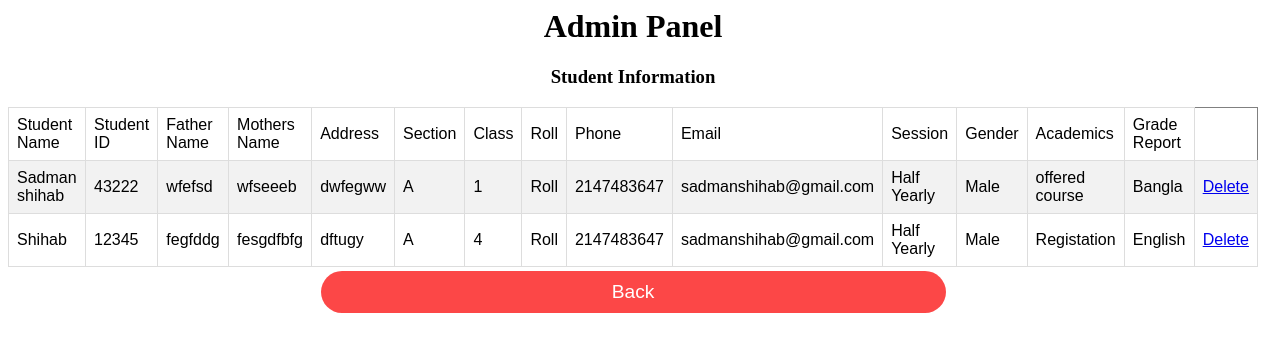
The app's page /admin.php (signed in) with its own data.
### tables this page shows
CREATE TABLE `student` (
  `ID` int(200) NOT NULL,
  `Student_Name` varchar(200) NOT NULL,
  `Student_ID` varchar(20) NOT NULL,
  `Father_Name` varchar(200) NOT NULL,
  `Mother_Name` varchar(200) NOT NULL,
  `Address` varchar(200) NOT NULL,
  `Section` varchar(5) NOT NULL,
  `Class` varchar(5) NOT NULL,
  `Roll` varchar(100) NOT NULL,
  `Phone` int(20) NOT NULL,
  `Email` varchar(100) NOT NULL,
  `Session` varchar(100) NOT NULL,
  `Gender` varchar(100) NOT NULL,
  `Academic` varchar(100) NOT NULL,
  `Grade_report` varchar(100) NOT NULL
);

### DB_connection.php (called while the page is built, shortened)
<?php
class DBconfig{
	private $_host="localhost";
	private $_username="root";
	private $_password="";
	private $_database="schoolmanagementsystem";
	protected $connection;
	public function __construct(){
		if(!isset($this->connection)){
			$this->connection=new mysqli($this->_host,$this->_username,$this->_password,$this->_database);
		}
		return $this->connection;
	}
}
?>

### crud.php (called while the page is built, shortened)
<?php
include_once 'DB_connection.php';
class crud extends DBconfig {
    public function getData($query){
        $result = $this->connection->query($query);
        $rows = array();
        while ($row = $result->fetch_assoc()){
            $rows[] = $row;
        }
        return $rows;
    }
}
?>

### admin.php (the view, shortened to what this page needs)
<center><h1><b>Admin Panel</b></h1></center>
<center><h3><b>Student Information</b></h3></center>
         <?php
include_once 'Crud.php';
$crud = new Crud();
$query = "Select * from student order by id DESC";
$result = $crud->getData($query);
?>
<center><table border="1" class="table">
<b><tr>
<td>Student Name</td>
<td>Student ID</td>
<td>Father Name</td>
<td>Mothers Name</td>
<td>Address</td>
<td>Section</td>
<td>Class</td>
<td>Roll</td>
<td>Phone</td>
<td>Email</td>
<td>Session</td>
<td>Gender</td>
<td>Academics</td>
<td>Grade Report</td>
</tr>
</b>
  <?php
   foreach($result as $key=>$res){
     echo "<tr>";
     echo "<td>".$res['Student_Name']."</td>";
     echo "<td>".$res['Student_ID']."</td>";
     echo "<td>".$res['Father_Name']."</td>";
     echo "<td>".$res['Mother_Name']."</td>";
     echo "<td>".$res['Address']."</td>";
     echo "<td>".$res['Section']."</td>";
     echo "<td>".$res['Class']."</td>";
     echo "<td>".$res['Roll']."</td>";
     echo "<td>".$res['Phone']."</td>";
     echo "<td>".$res['Email']."</td>";
     echo "<td>".$res['Session']."</td>";
     echo "<td>".$res['Gender']."</td>";
     echo "<td>".$res['Academic']."</td>";
     echo "<td>".$res['Grade_report']."</td>";
      echo "<td><a href='delete.php?id=$res[ID]'>Delete</a></td>";
     echo "</tr>";
   }
   ?>
</table></center>
<center><a href="AdminHome.php"><button class="button" >Back</button></a></center>

### admin.php (style rules this page uses)
.table { font-family: Arial, Helvetica, sans-serif; border-collapse: collapse; width: 100%; }
.table td, .table th { border: 1px solid #ddd; padding: 8px; }
.table tr:nth-child(even) { background-color: #f2f2f2; }
.button { background-color: #FC4747; border: none; color: white; padding: 10px; text-align: center; text-decoration: none; display: inline-block; margin: 4px 2px; cursor: pointer; border-radius: 100px; width: 50%; align-items: right; font-size: 1.2rem; font-family: 'PT Sans', sans-serif; }

### records on screen
student: Student_Name "Sadman shihab", Student_ID "43222", Father_Name "wfefsd", Mother_Name "wfseeeb", Address "dwfegww", Section "A", Class "1", Roll "Roll", Phone "2147483647", Email "sadmanshihab@gmail.com", Session "Half Yearly", Gender "Male", Academic "offered course", Grade_report "Bangla"
student: Student_Name "Shihab", Student_ID "12345", Father_Name "fegfddg", Mother_Name "fesgdfbfg", Address "dftugy", Section "A", Class "4", Roll "Roll", Phone "2147483647", Email "sadmanshihab@gmail.com", Session "Half Yearly", Gender "Male", Academic "Registation", Grade_report "English"
